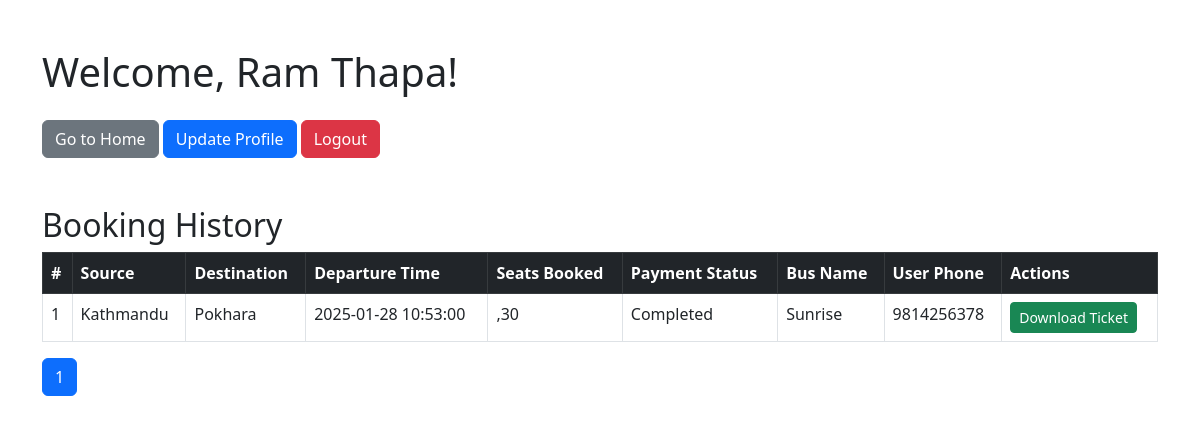
Screenshot of /user_dashboard.php (signed in) with the database file from the repository.
### tables this page shows
CREATE TABLE `users` (
  `id` int(11) NOT NULL,
  `name` varchar(100) NOT NULL,
  `email` varchar(150) NOT NULL,
  `password` varchar(255) NOT NULL,
  `created_at` timestamp NOT NULL DEFAULT current_timestamp(),
  `phone` varchar(255) NOT NULL
);

CREATE TABLE `bookings` (
  `id` int(11) NOT NULL,
  `user_id` int(11) DEFAULT NULL,
  `route_id` int(11) DEFAULT NULL,
  `seats_booked` varchar(255) DEFAULT NULL,
  `booking_time` datetime DEFAULT NULL,
  `payment_status` enum('Pending','Completed','Failed') DEFAULT 'Pending',
  `created_at` datetime DEFAULT current_timestamp(),
  `total_amount` decimal(10,2) DEFAULT NULL
);

CREATE TABLE `routes` (
  `id` int(11) NOT NULL,
  `bus_id` int(11) NOT NULL,
  `source` varchar(100) NOT NULL,
  `destination` varchar(100) NOT NULL,
  `departure_time` datetime NOT NULL,
  `arrival_time` datetime NOT NULL,
  `price` decimal(10,2) NOT NULL,
  `status` enum('active','disabled') NOT NULL DEFAULT 'active'
);

CREATE TABLE `buses` (
  `id` int(11) NOT NULL,
  `bus_name` varchar(100) NOT NULL,
  `image_path` varchar(255) DEFAULT 'assets/images/default_bus.jpg',
  `total_seats` int(11) NOT NULL,
  `created_at` timestamp NOT NULL DEFAULT current_timestamp(),
  `is_ac` tinyint(1) DEFAULT 0,
  `is_wifi` tinyint(1) DEFAULT 0
);

### user_dashboard.php (the view, shortened to what this page needs)
<?php
include("includes/config.php");
$user_id = $_SESSION['user_id'];
$query = "SELECT * FROM users WHERE id = ?";
$stmt = $conn->prepare($query);
$stmt->bind_param("i", $user_id);
$stmt->execute();
$user = $stmt->get_result()->fetch_assoc();
$limit = 5;
$page = isset($_GET['page']) ? (int)$_GET['page'] : 1;
$offset = ($page - 1) * $limit;
$booking_query = "SELECT b.id, r.source, r.destination, r.departure_time, b.seats_booked, b.payment_status, b.created_at, b.route_id, bs.bus_name
                  FROM bookings b
                  JOIN routes r ON b.route_id = r.id
                  JOIN buses bs ON r.bus_id = bs.id
                  WHERE b.user_id = ?
                  ORDER BY b.created_at DESC
                  LIMIT ? OFFSET ?";
$stmt = $conn->prepare($booking_query);
$stmt->bind_param("iii", $user_id, $limit, $offset);
$stmt->execute();
$bookings = $stmt->get_result();
$count_query = "SELECT COUNT(*) AS total_bookings FROM bookings WHERE user_id = ?";
$count_stmt = $conn->prepare($count_query);
$count_stmt->bind_param("i", $user_id);
$count_stmt->execute();
$total_bookings = $count_stmt->get_result()->fetch_assoc()['total_bookings'];
$total_pages = ceil($total_bookings / $limit);
?>
<!DOCTYPE html>
<html lang="en">
<head>
    <link href="https://cdn.jsdelivr.net/npm/bootstrap@5.3.0-alpha1/dist/css/bootstrap.min.css" rel="stylesheet">
</head>
<body>
    <div class="container mt-5">
        <h1>Welcome, <?= htmlspecialchars($user['name']) ?>!</h1>
        <div class="mt-4">
            <a href="index.php" class="btn btn-secondary">Go to Home</a>
            <a href="#" class="btn btn-primary" data-bs-toggle="modal" data-bs-target="#updateProfileModal">Update Profile</a>
            <a href="logout.php" class="btn btn-danger">Logout</a>
        </div>
        <h2 class="mt-5">Booking History</h2>
        <table class="table table-bordered table-hover">
            <thead class="table-dark">
                <tr>
                    <th>#</th>
                    <th>Source</th>
                    <th>Destination</th>
                    <th>Departure Time</th>
                    <th>Seats Booked</th>
                    <th>Payment Status</th>
                    <th>Bus Name</th>
                    <th>User Phone</th>
                    <th>Actions</th>
                </tr>
            </thead>
            <tbody>
                <?php if ($bookings->num_rows > 0): ?>
                    <?php while ($booking = $bookings->fetch_assoc()): ?>
                        <tr id="booking-row-<?= $booking['id'] ?>">
                            <td><?= htmlspecialchars($booking['id']) ?></td>
                            <td><?= htmlspecialchars($booking['source']) ?></td>
                            <td><?= htmlspecialchars($booking['destination']) ?></td>
                            <td><?= htmlspecialchars($booking['departure_time']) ?></td>
                            <td><?= htmlspecialchars($booking['seats_booked']) ?></td>
                            <td><?= htmlspecialchars($booking['payment_status']) ?></td>
                            <td><?= htmlspecialchars($booking['bus_name']) ?></td>
                            <td><?= htmlspecialchars($user['phone']) ?></td>
                            <td>
                                <?php
                                $booking_time = strtotime($booking['created_at']);
                                $current_time = time();
                                $time_difference = $current_time - $booking_time;
                                if ($booking['payment_status'] === 'Pending' && $time_difference <= 7200):
                                ?>
                                    <button class="btn btn-danger btn-sm" onclick="cancelBooking(<?= $booking['id'] ?>)">Cancel</button>
                                <?php elseif ($booking['payment_status'] === 'Completed'): ?>
                                    <a href="download_ticket.php?booking_id=<?= $booking['id'] ?>" class="btn btn-success btn-sm">Download Ticket</a>
                                <?php else: ?>
                                    <span class="text-muted">No actions available</span>
                                <?php endif; ?>
                            </td>
                        </tr>
                    <?php endwhile; ?>
                <?php else: ?>
                    <tr>
                        <td colspan="9" class="text-center">No bookings found.</td>
                    </tr>
                <?php endif; ?>
            </tbody>
        </table>
        <nav>
            <ul class="pagination">
                <?php for ($i = 1; $i <= $total_pages; $i++): ?>
                    <li class="page-item <?= ($i === $page) ? 'active' : '' ?>">
                        <a class="page-link" href="?page=<?= $i ?>"><?= $i ?></a>
                    </li>
                <?php endfor; ?>
            </ul>
        </nav>
    </div>
</body>
</html>

### rows the page displays
users: name "Ram Thapa"
bookings: id "1", route.source "Kathmandu", route.destination "Pokhara", route.departure_time "2025-01-28 10:53:00", seats_booked ",30", payment_status "Completed", buses.bus_name "Sunrise", user.phone "9814256378"
